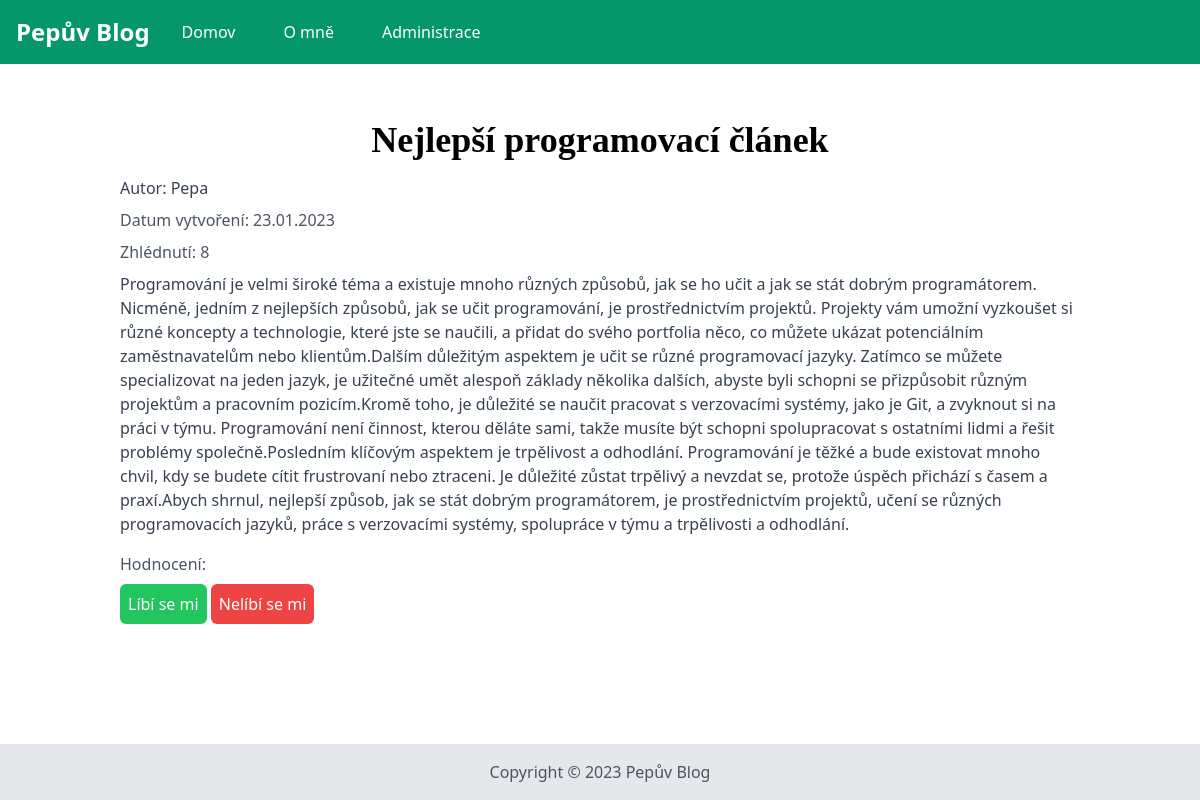
The page /article/1 on the database as committed earlier.
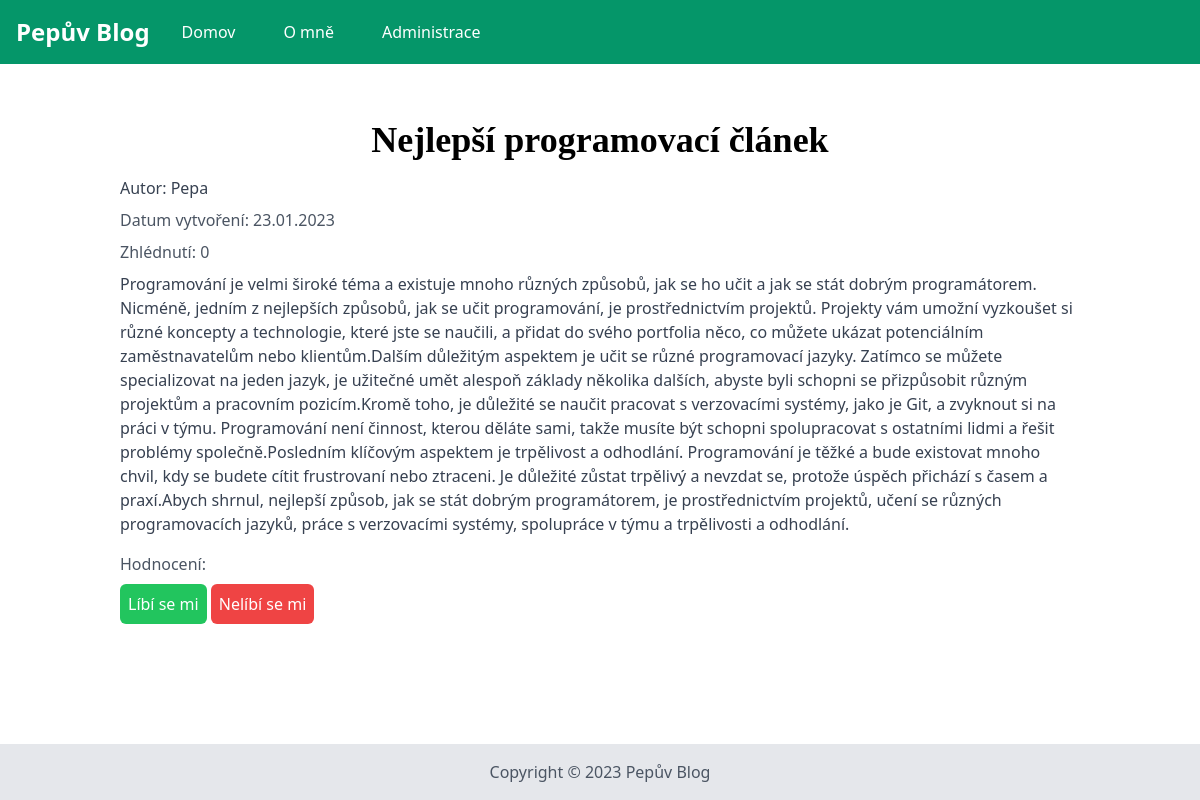
The same page on the database as committed later.
### app.py (models this page shows, shortened)
class Article(db.Model):
    id = db.Column(db.Integer, primary_key=True)
    title = db.Column(db.String, nullable=False)
    content = db.Column(db.String, nullable=False)
    author_id = db.Column(db.Integer, db.ForeignKey('user.id'), nullable=False)
    date_created = db.Column(db.DateTime, default=datetime.utcnow)
    views = db.Column(db.Integer, default=0)
    reviews = db.Column(db.Integer, default=0)

### app.py (the view)
@app.route("/article/<int:id>")
def article(id):
    article = Article.query.filter_by(id=id).first()
    article.views=article.views+1
    db.session.commit()
    return render_template("article.html",article=article)

### templates/article.html (shortened to what this page needs)
{% extends 'base.html' %}
{% block body %}
<div class="container mx-auto p-4">
    <div class="bg-white p-4">
      <h1 class="text-4xl font-bold font-serif mb-4 text-center">{{article.title}}</h1>
      <p class="text-gray-700 mb-2">Autor: {{article.author.login}}</p>
      <p class="text-gray-600 mb-2">Datum vytvoření: {{article.date_created.strftime('%d.%m.%Y')}}</p>
      <p class="text-gray-600 mb-2">Zhlédnutí: {{article.views}}</p>
      <div class="text-gray-700 mb-4">
          {{article.content}}
        </div>
        <div>
          <p class="text-gray-600 mb-2">Hodnocení: {{article.review}}</p>
        <button class="bg-green-500 text-white p-2 rounded-md hover:bg-green-600">Líbí se mi</button>
        <button class="bg-red-500 text-white p-2 rounded-md hover:bg-red-600">Nelíbí se mi</button>
      </div>
    </div>
  </div>
{% endblock %}

Rows that differ between the two databases and show on the page:
changed Article "Nejlepší programovací článek": views "8" → "0"
